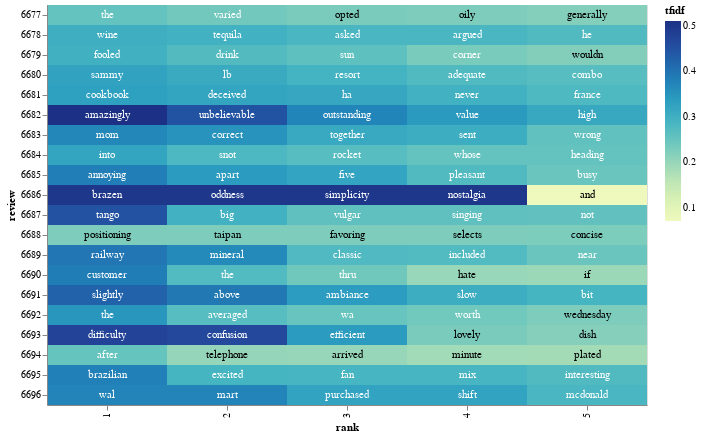

This figure's notebook cell:
### Code cell
alt.data_transformers.disable_max_rows()


# adding a little randomness to break ties in term ranking
top_tfidf_plusRand = top_tfidf.copy()
top_tfidf_plusRand['tfidf'] = top_tfidf_plusRand['tfidf'] + np.random.rand(top_tfidf.shape[0])*0.0001

# base for all visualizations, with rank calculation
base = alt.Chart(top_tfidf_plusRand).encode(
    x = 'rank:O',
    y = 'review:N'
).transform_window(
    rank = "rank()",
    sort = [alt.SortField("tfidf", order="descending")],
    groupby = ["review"],
)

# heatmap specification
heatmap = base.mark_rect().encode(
    color = 'tfidf:Q'
)

# text labels, white for darker heatmap colors
text = base.mark_text(baseline='middle').encode(
    text = 'term:N',
    color = alt.condition(alt.datum.tfidf >= 0.23, alt.value('white'), alt.value('black'))
)

# display the three superimposed visualizations
(heatmap + text).properties(width = 600)

### Figure 1 — Vega-Lite specification as saved in the notebook (floating-point values rounded to 4 significant figures)
{"config": {"view": {"continuousWidth": 400, "continuousHeight": 300}}, "layer": [{"mark": "rect", "encoding": {"color": {"field": "tfidf", "type": "quantitative"}, "x": {"field": "rank", "type": "ordinal"}, "y": {"field": "review", "type": "nominal"}}, "transform": [{"window": [{"op": "rank", "field": "", "as": "rank"}], "groupby": ["review"], "sort": [{"field": "tfidf", "order": "descending"}]}]}, {"mark": {"type": "text", "baseline": "middle"}, "encoding": {"color": {"condition": {"value": "white", "test": "(datum.tfidf >= 0.23)"}, "value": "black"}, "text": {"field": "term", "type": "nominal"}, "x": {"field": "rank", "type": "ordinal"}, "y": {"field": "review", "type": "nominal"}}, "transform": [{"window": [{"op": "rank", "field": "", "as": "rank"}], "groupby": ["review"], "sort": [{"field": "tfidf", "order": "descending"}]}]}], "data": {"name": "data-bdee6b3a61a85c1e801fa6c6a7ee379b"}, "width": 600, "$schema": "https://vega.github.io/schema/vega-lite/v4.17.0.json", "datasets": {"data-bdee6b3a61a85c1e801fa6c6a7ee379b": [{"review": 6677, "term": "the", "tfidf": 0.253}, {"review": 6677, "term": "varied", "tfidf": 0.2374}, {"review": 6677, "term": "opted", "tfidf": 0.2297}, {"review": 6677, "term": "oily", "tfidf": 0.2254}, {"review": 6677, "term": "generally", "tfidf": 0.2199}, {"review": 6678, "term": "wine", "tfidf": 0.3022}, {"review": 6678, "term": "tequila", "tfidf": 0.296}, {"review": 6678, "term": "asked", "tfidf": 0.2865}, {"review": 6678, "term": "argued", "tfidf": 0.2862}, {"review": 6678, "term": "he", "tfidf": 0.2763}, {"review": 6679, "term": "fooled", "tfidf": 0.2979}, {"review": 6679, "term": "drink", "tfidf": 0.2739}, {"review": 6679, "term": "sun", "tfidf": 0.2606}, {"review": 6679, "term": "corner", "tfidf": 0.2305}, {"review": 6679, "term": "wouldn", "tfidf": 0.2216}, {"review": 6680, "term": "sammy", "tfidf": 0.3257}, {"review": 6680, "term": "lb", "tfidf": 0.3112}, {"review": 6680, "term": "resort", "tfidf": 0.2929}, {"review": 6680, "term": "adequate", "tfidf": 0.2761}, {"review": 6680, "term": "combo", "tfidf": 0.2682}, {"review": 6681, "term": "cookbook", "tfidf": 0.3317}, {"review": 6681, "term": "deceived", "tfidf": 0.3208}, {"review": 6681, "term": "ha", "tfidf": 0.3182}, {"review": 6681, "term": "never", "tfidf": 0.2969}, {"review": 6681, "term": "france", "tfidf": 0.2789}, {"review": 6682, "term": "amazingly", "tfidf": 0.5111}, {"review": 6682, "term": "unbelievable", "tfidf": 0.4492}, {"review": 6682, "term": "outstanding", "tfidf": 0.3743}, {"review": 6682, "term": "value", "tfidf": 0.3414}, {"review": 6682, "term": "high", "tfidf": 0.3146}, {"review": 6683, "term": "mom", "tfidf": 0.3714}, {"review": 6683, "term": "correct", "tfidf": 0.3519}, {"review": 6683, "term": "together", "tfidf": 0.3138}, {"review": 6683, "term": "sent", "tfidf": 0.3045}, {"review": 6683, "term": "wrong", "tfidf": 0.2578}, {"review": 6684, "term": "into", "tfidf": 0.3219}, {"review": 6684, "term": "snot", "tfidf": 0.2815}, {"review": 6684, "term": "rocket", "tfidf": 0.2689}, {"review": 6684, "term": "heading", "tfidf": 0.2531}, {"review": 6684, "term": "whose", "tfidf": 0.2531}, {"review": 6685, "term": "annoying", "tfidf": 0.3841}, {"review": 6685, "term": "apart", "tfidf": 0.3393}, {"review": 6685, "term": "five", "tfidf": 0.323}, {"review": 6685, "term": "pleasant", "tfidf": 0.2764}, {"review": 6685, "term": "busy", "tfidf": 0.2459}, {"review": 6686, "term": "brazen", "tfidf": 0.4988}, {"review": 6686, "term": "nostalgia", "tfidf": 0.4988}, {"review": 6686, "term": "oddness", "tfidf": 0.4988}, {"review": 6686, "term": "simplicity", "tfidf": 0.4988}, {"review": 6686, "term": "and", "tfidf": 0.07077}, {"review": 6687, "term": "tango", "tfidf": 0.4505}, {"review": 6687, "term": "big", "tfidf": 0.296}, {"review": 6687, "term": "singing", "tfidf": 0.259}, {"review": 6687, "term": "vulgar", "tfidf": 0.2591}, {"review": 6687, "term": "not", "tfidf": 0.2561}, {"review": 6688, "term": "concise", "tfidf": 0.2262}, {"review": 6688, "term": "favoring", "tfidf": 0.2263}, {"review": 6688, "term": "positioning", "tfidf": 0.2263}, {"review": 6688, "term": "selects", "tfidf": 0.2263}, {"review": 6688, "term": "taipan", "tfidf": 0.2263}, {"review": 6689, "term": "railway", "tfidf": 0.3962}, {"review": 6689, "term": "mineral", "tfidf": 0.3661}, {"review": 6689, "term": "classic", "tfidf": 0.2771}, {"review": 6689, "term": "included", "tfidf": 0.2744}, {"review": 6689, "term": "near", "tfidf": 0.247}, {"review": 6690, "term": "customer", "tfidf": 0.3864}, {"review": 6690, "term": "the", "tfidf": 0.2756}, {"review": 6690, "term": "thru", "tfidf": 0.2399}, {"review": 6690, "term": "hate", "tfidf": 0.1984}, {"review": 6690, "term": "if", "tfidf": 0.1957}, {"review": 6691, "term": "slightly", "tfidf": 0.424}, {"review": 6691, "term": "above", "tfidf": 0.3939}, {"review": 6691, "term": "ambiance", "tfidf": 0.3367}, {"review": 6691, "term": "slow", "tfidf": 0.3045}, {"review": 6691, "term": "bit", "tfidf": 0.2896}, {"review": 6692, "term": "the", "tfidf": 0.3471}, {"review": 6692, "term": "averaged", "tfidf": 0.2672}, {"review": 6692, "term": "wa", "tfidf": 0.2488}, {"review": 6692, "term": "worth", "tfidf": 0.2383}, {"review": 6692, "term": "wednesday", "tfidf": 0.2265}, {"review": 6693, "term": "difficulty", "tfidf": 0.4761}, {"review": 6693, "term": "confusion", "tfidf": 0.4656}, {"review": 6693, "term": "efficient", "tfidf": 0.3402}, {"review": 6693, "term": "lovely", "tfidf": 0.2299}, {"review": 6693, "term": "dish", "tfidf": 0.2168}, {"review": 6694, "term": "after", "tfidf": 0.2504}, {"review": 6694, "term": "telephone", "tfidf": 0.2016}, {"review": 6694, "term": "arrived", "tfidf": 0.2001}, {"review": 6694, "term": "minute", "tfidf": 0.1874}, {"review": 6694, "term": "plated", "tfidf": 0.1863}, {"review": 6695, "term": "brazilian", "tfidf": 0.3821}, {"review": 6695, "term": "excited", "tfidf": 0.2892}, {"review": 6695, "term": "fan", "tfidf": 0.2878}, {"review": 6695, "term": "mix", "tfidf": 0.2878}, {"review": 6695, "term": "interesting", "tfidf": 0.2766}, {"review": 6696, "term": "mart", "tfidf": 0.3758}, {"review": 6696, "term": "wal", "tfidf": 0.3759}, {"review": 6696, "term": "purchased", "tfidf": 0.3242}, {"review": 6696, "term": "shift", "tfidf": 0.3241}, {"review": 6696, "term": "mcdonald", "tfidf": 0.2853}]}}
